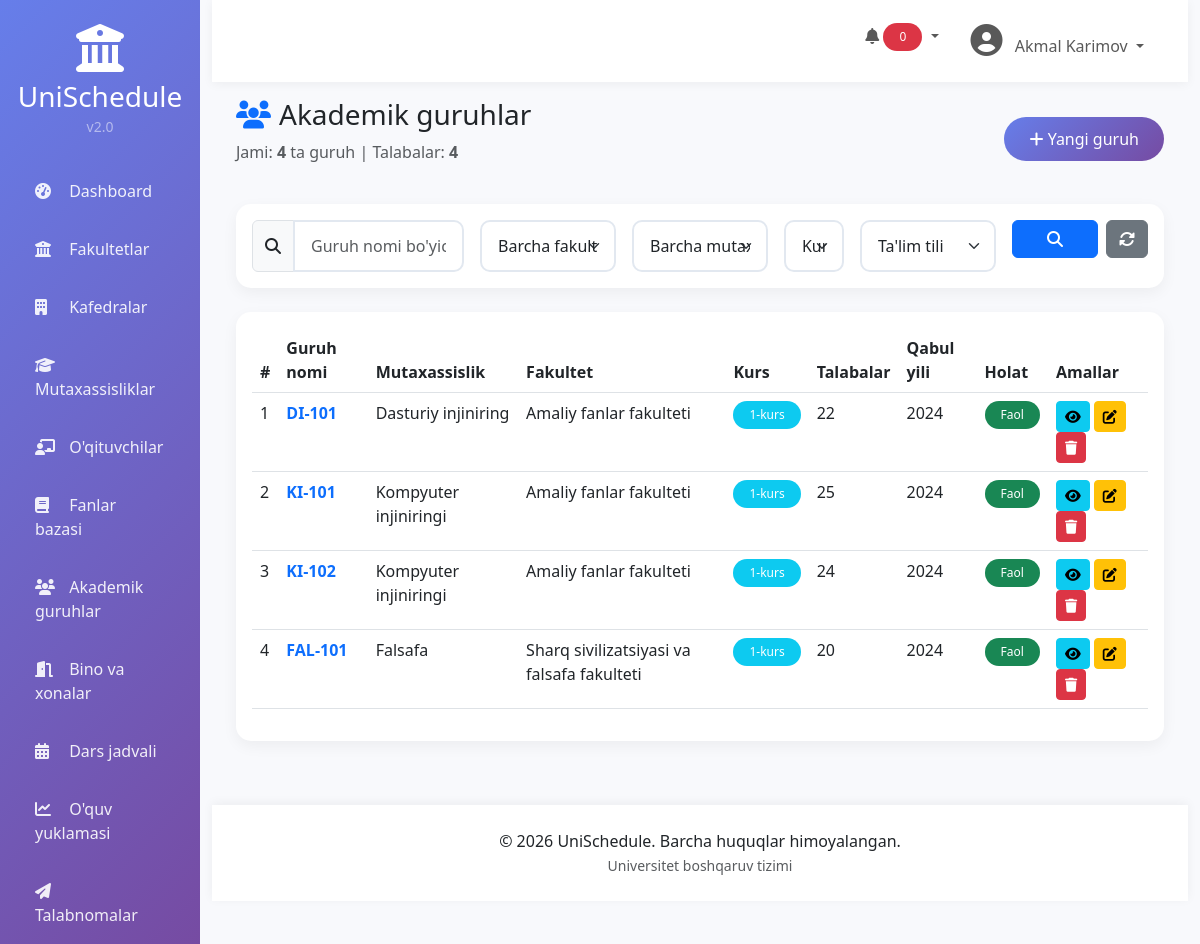
Page /groups/ (signed in) on the committed database.
### groups/models.py (models this page shows, shortened)
class AcademicGroup(models.Model):
    COURSE_CHOICES = [(i, f"{i}-kurs") for i in range(1, 5)]
    name = models.CharField(max_length=50, unique=True, verbose_name="Guruh nomi")
    specialization = models.ForeignKey(Specialization, on_delete=models.CASCADE, related_name='groups',
                                       verbose_name="Mutaxassislik")
    year_of_admission = models.PositiveSmallIntegerField(verbose_name="Qabul yili")
    current_course = models.PositiveSmallIntegerField(choices=COURSE_CHOICES, default=1, verbose_name="Kurs")
    student_count = models.PositiveSmallIntegerField(default=0, verbose_name="Talabalar soni")
    language = models.CharField(max_length=20, choices=[('uzbek', "O'zbek"), ('russian', "Rus"), ('english', "Ingliz")],
                                default='uzbek', verbose_name="Ta'lim tili")
    is_active = models.BooleanField(default=True, verbose_name="Faol")
    created_at = models.DateTimeField(auto_now_add=True)
    updated_at = models.DateTimeField(auto_now=True)
    class Meta:
        verbose_name = "Akademik guruh"
        verbose_name_plural = "Akademik guruhlar"
        ordering = ['specialization__faculty__name', 'specialization__name', 'name']
        unique_together = ['name', 'year_of_admission']

### specializations/models.py (models this page shows, shortened)
class Specialization(models.Model):
    EDUCATION_TYPES = [
        ('kunduzgi', 'Kunduzgi'),
        ('sirtqi', 'Sirtqi'),
        ('kechki', 'Kechki'),
        ('masofaviy', 'Masofaviy'),
    ]
    DEGREE_TYPES = [
        ('bakalavr', 'Bakalavr'),
        ('magistr', 'Magistr'),
        ('doktorantura', 'Doktorantura'),
    ]
    name = models.CharField(max_length=255, verbose_name="Mutaxassislik nomi")
    code = models.CharField(max_length=20, unique=True, verbose_name="Kodi")
    faculty = models.ForeignKey(Faculty, on_delete=models.CASCADE, related_name='specializations',
                                verbose_name="Fakultet")
    degree_type = models.CharField(max_length=20, choices=DEGREE_TYPES, default='bakalavr', verbose_name="Daraja")
    education_type = models.CharField(max_length=20, choices=EDUCATION_TYPES, verbose_name="Ta'lim shakli")
    duration = models.PositiveSmallIntegerField(help_text="Muddat (oylarda)", verbose_name="Muddat")
    credits = models.PositiveSmallIntegerField(default=0, verbose_name="Kreditlar")
    description = models.TextField(blank=True, verbose_name="Tavsif")
    created_at = models.DateTimeField(auto_now_add=True)
    updated_at = models.DateTimeField(auto_now=True)
    class Meta:
        verbose_name = "Mutaxassislik"
        verbose_name_plural = "Mutaxassisliklar"
        ordering = ['faculty__name', 'name']

### faculties/models.py (models this page shows, shortened)
class Faculty(models.Model):
    name = models.CharField(max_length=255, verbose_name="Nomi")
    code = models.CharField(max_length=20, unique=True, verbose_name="Kodi")
    description = models.TextField(blank=True, verbose_name="Tavsif")
    dean_name = models.CharField(max_length=255, blank=True, verbose_name="Dekan ismi")
    phone = models.CharField(max_length=20, blank=True, verbose_name="Telefon")
    email = models.EmailField(blank=True, verbose_name="Email")
    established_date = models.DateField(null=True, blank=True, verbose_name="Tashkil etilgan sana")
    created_at = models.DateTimeField(auto_now_add=True)
    updated_at = models.DateTimeField(auto_now=True)
    class Meta:
        verbose_name = "Fakultet"
        verbose_name_plural = "Fakultetlar"
        ordering = ['name']

### groups/views.py (the view)
# urls.py: path('', views.group_list, name='group_list'),
@login_required
def group_list(request):
    groups = AcademicGroup.objects.all().select_related('specialization__faculty')
    search_query = request.GET.get('search', '')
    if search_query:
        groups = groups.filter(
            Q(name__icontains=search_query) |
            Q(specialization__name__icontains=search_query) |
            Q(specialization__code__icontains=search_query)
        )
    faculty_filter = request.GET.get('faculty', '')
    if faculty_filter:
        groups = groups.filter(specialization__faculty__id=faculty_filter)
    spec_filter = request.GET.get('specialization', '')
    if spec_filter:
        groups = groups.filter(specialization__id=spec_filter)
    course_filter = request.GET.get('course', '')
    if course_filter:
        groups = groups.filter(current_course=course_filter)
    language_filter = request.GET.get('language', '')
    if language_filter:
        groups = groups.filter(language=language_filter)
    paginator = Paginator(groups, 10)
    page_number = request.GET.get('page')
    page_obj = paginator.get_page(page_number)
    total_students = groups.aggregate(total=Count('student_count'))['total'] or 0
    context = {
        'groups': page_obj,
        'total_count': groups.count(),
        'total_students': total_students,
        'search_query': search_query,
        'faculty_filter': faculty_filter,
        'spec_filter': spec_filter,
        'course_filter': course_filter,
        'language_filter': language_filter,
        'faculties': Faculty.objects.all(),
        'specializations': Specialization.objects.all(),
        'courses': AcademicGroup.COURSE_CHOICES,
        'languages': [('uzbek', "O'zbek"), ('russian', "Rus"), ('english', "Ingliz")],
    }
    return render(request, 'groups/list.html', context)

### templates/groups/list.html (shortened to what this page needs)
{% extends 'base.html' %}
{% block content %}
<div class="d-flex justify-content-between align-items-center mb-4">
    <div>
        <h1 class="h3 mb-0">
            <i class="fas fa-users text-primary me-2"></i>Akademik guruhlar
        </h1>
        <p class="text-muted mt-2">
            Jami: <strong>{{ total_count }}</strong> ta guruh |
            Talabalar: <strong>{{ total_students }}</strong>
        </p>
    </div>
    <a href="{% url 'group_create' %}" class="btn btn-custom">
        <i class="fas fa-plus"></i> Yangi guruh
    </a>
</div>
<div class="card mb-4">
    <div class="card-body">
        <form method="GET" class="row g-3">
            <div class="col-md-3">
                <div class="input-group">
                    <span class="input-group-text"><i class="fas fa-search"></i></span>
                    <input type="text" name="search" class="form-control"
                           placeholder="Guruh nomi bo'yicha..."
                           value="{{ search_query }}">
                </div>
            </div>
            <div class="col-md-2">
                <select name="faculty" class="form-select">
                    <option value="">Barcha fakultetlar</option>
                </select>
            </div>
            <div class="col-md-2">
                <select name="specialization" class="form-select">
                    <option value="">Barcha mutaxassisliklar</option>
                </select>
            </div>
            <div class="col-md-1">
                <select name="course" class="form-select">
                    <option value="">Kurs</option>
                </select>
            </div>
            <div class="col-md-2">
                <select name="language" class="form-select">
                    <option value="">Ta'lim tili</option>
                </select>
            </div>
            <div class="col-md-2">
                <div class="d-flex gap-2">
                    <button type="submit" class="btn btn-primary w-100">
                        <i class="fas fa-search"></i>
                    </button>
                    <a href="{% url 'group_list' %}" class="btn btn-secondary">
                        <i class="fas fa-sync-alt"></i>
                    </a>
                </div>
            </div>
        </form>
    </div>
</div>
<div class="card">
    <div class="card-body">
        <div class="table-responsive">
            <table class="table table-hover">
                <thead>
                    <tr>
                        <th>#</th>
                        <th>Guruh nomi</th>
                        <th>Mutaxassislik</th>
                        <th>Fakultet</th>
                        <th>Kurs</th>
                        <th>Talabalar</th>
                        <th>Qabul yili</th>
                        <th>Holat</th>
                        <th>Amallar</th>
                    </tr>
                </thead>
                <tbody>
                    {% for group in groups %}
                    <tr>
                        <td>{{ forloop.counter }}</td>
                        <td>
                            <a href="{% url 'group_detail' group.id %}" class="text-decoration-none">
                                <strong>{{ group.name }}</strong>
                            </a>
                        </td>
                        <td>{{ group.specialization.name }}</td>
                        <td>{{ group.specialization.faculty.name }}</td>
                        <td>
                            <span class="badge bg-info">{{ group.current_course }}-kurs</span>
                        </td>
                        <td>{{ group.student_count }}</td>
                        <td>{{ group.year_of_admission }}</td>
                        <td>
                            {% if group.is_active %}
                                <span class="badge bg-success">Faol</span>
                            {% else %}
                                <span class="badge bg-danger">Faol emas</span>
                            {% endif %}
                        </td>
                        <td>
                            <a href="{% url 'group_detail' group.id %}" class="btn btn-sm btn-info" title="Ko'rish">
                                <i class="fas fa-eye"></i>
                            </a>
                            <a href="{% url 'group_edit' group.id %}" class="btn btn-sm btn-warning" title="Tahrirlash">
                                <i class="fas fa-edit"></i>
                            </a>
                            <a href="{% url 'group_delete' group.id %}" class="btn btn-sm btn-danger" title="O'chirish"
                               onclick="return confirm('O\'chirishni tasdiqlaysizmi?')">
                                <i class="fas fa-trash"></i>
                            </a>
                        </td>
                    </tr>
                    {% endfor %}
                </tbody>
            </table>
        </div>
    </div>
</div>
{% endblock %}

### templates/base.html (shortened to what this page needs)
<!DOCTYPE html>
<html lang="uz">
<head>
    <link href="https://cdn.jsdelivr.net/npm/bootstrap@5.3.0/dist/css/bootstrap.min.css" rel="stylesheet">
    <link href="https://cdnjs.cloudflare.com/ajax/libs/font-awesome/6.4.0/css/all.min.css" rel="stylesheet">
    <link href="https://cdn.datatables.net/1.13.6/css/dataTables.bootstrap5.min.css" rel="stylesheet">
    {% load static %}
    <link rel="stylesheet" href="{% static 'css/style.css' %}">
</head>
<body>
    <div class="container-fluid">
        <div class="row">
            <div class="col-md-3 col-lg-2 px-0 sidebar" id="sidebar">
                <div class="text-center py-4">
                    <div class="logo">
                        <i class="fas fa-university fa-3x text-white mb-2"></i>
                        <h3 class="text-white mb-0">UniSchedule</h3>
                        <small class="text-white-50">v2.0</small>
                    </div>
                </div>
                <nav class="nav flex-column">
                    <a class="nav-link {% if request.resolver_match.url_name == 'dashboard' %}active{% endif %}" href="/">
                        <i class="fas fa-tachometer-alt"></i> <span>Dashboard</span>
                    </a>
                    <a class="nav-link" href="/faculties/">
                        <i class="fas fa-university"></i> <span>Fakultetlar</span>
                    </a>
                    <a class="nav-link" href="/departments/">
                        <i class="fas fa-building"></i> <span>Kafedralar</span>
                    </a>
                    <a class="nav-link" href="/specializations/">
                        <i class="fas fa-graduation-cap"></i> <span>Mutaxassisliklar</span>
                    </a>
                    <a class="nav-link" href="/teachers/">
                        <i class="fas fa-chalkboard-user"></i> <span>O'qituvchilar</span>
                    </a>
                    <a class="nav-link" href="/subjects/">
                        <i class="fas fa-book"></i> <span>Fanlar bazasi</span>
                    </a>
                    <a class="nav-link" href="/groups/">
                        <i class="fas fa-users"></i> <span>Akademik guruhlar</span>
                    </a>
                    <a class="nav-link" href="/rooms/">
                        <i class="fas fa-door-open"></i> <span>Bino va xonalar</span>
                    </a>
                    <a class="nav-link" href="/schedule/">
                        <i class="fas fa-calendar-alt"></i> <span>Dars jadvali</span>
                    </a>
                    <a class="nav-link" href="/workload/">
                        <i class="fas fa-chart-line"></i> <span>O'quv yuklamasi</span>
                    </a>
                    <a class="nav-link" href="/requests/">
                        <i class="fas fa-paper-plane"></i> <span>Talabnomalar</span>
                    </a>
                </nav>
            </div>
            <div class="col-md-9 col-lg-10 main-content">
                <nav class="navbar navbar-expand-lg navbar-custom">
                    <div class="container-fluid">
                        <div class="collapse navbar-collapse">
                            <ul class="navbar-nav ms-auto">
                                <li class="nav-item me-3">
                                    <div class="dropdown">
                                        <button class="btn btn-link nav-link dropdown-toggle" type="button" id="notificationDropdown" data-bs-toggle="dropdown">
                                            <i class="fas fa-bell"></i>
                                            <span class="badge bg-danger" id="notificationBadge">0</span>
                                        </button>
                                    </div>
                                </li>
                                <li class="nav-item dropdown">
                                    <a class="nav-link dropdown-toggle" href="#" id="navbarDropdown" role="button" data-bs-toggle="dropdown">
                                        <i class="fas fa-user-circle fa-2x"></i>
                                        <span class="ms-2">{{ user.get_full_name|default:user.username }}</span>
                                    </a>
                                </li>
                            </ul>
                        </div>
                    </div>
                </nav>
                <div class="px-4 py-3 fade-in">
                    {% block content %}{% endblock %}
                </div>
                <div class="footer">
                    <p class="mb-0">
                        &copy; 2026 UniSchedule. Barcha huquqlar himoyalangan.
                        <br>
                        <small class="text-muted">Universitet boshqaruv tizimi</small>
                    </p>
                </div>
            </div>
        </div>
    </div>
</body>
</html>

### rows in the picture
AcademicGroup: name "DI-101", specialization.name "Dasturiy injiniring", specialization.faculty.name "Amaliy fanlar fakulteti", current_course "1", student_count "22", year_of_admission "2024", is_active "Faol"
AcademicGroup: name "KI-101", specialization.name "Kompyuter injiniringi", specialization.faculty.name "Amaliy fanlar fakulteti", current_course "1", student_count "25", year_of_admission "2024", is_active "Faol"
AcademicGroup: name "KI-102", specialization.name "Kompyuter injiniringi", specialization.faculty.name "Amaliy fanlar fakulteti", current_course "1", student_count "24", year_of_admission "2024", is_active "Faol"
AcademicGroup: name "FAL-101", specialization.name "Falsafa", specialization.faculty.name "Sharq sivilizatsiyasi va falsafa fakulteti", current_course "1", student_count "20", year_of_admission "2024", is_active "Faol"

### other values in the picture
{{ user.get_full_name|default:user.username }} "Akmal Karimov"
{{ total_count }} "4"
{{ total_students }} "4"
